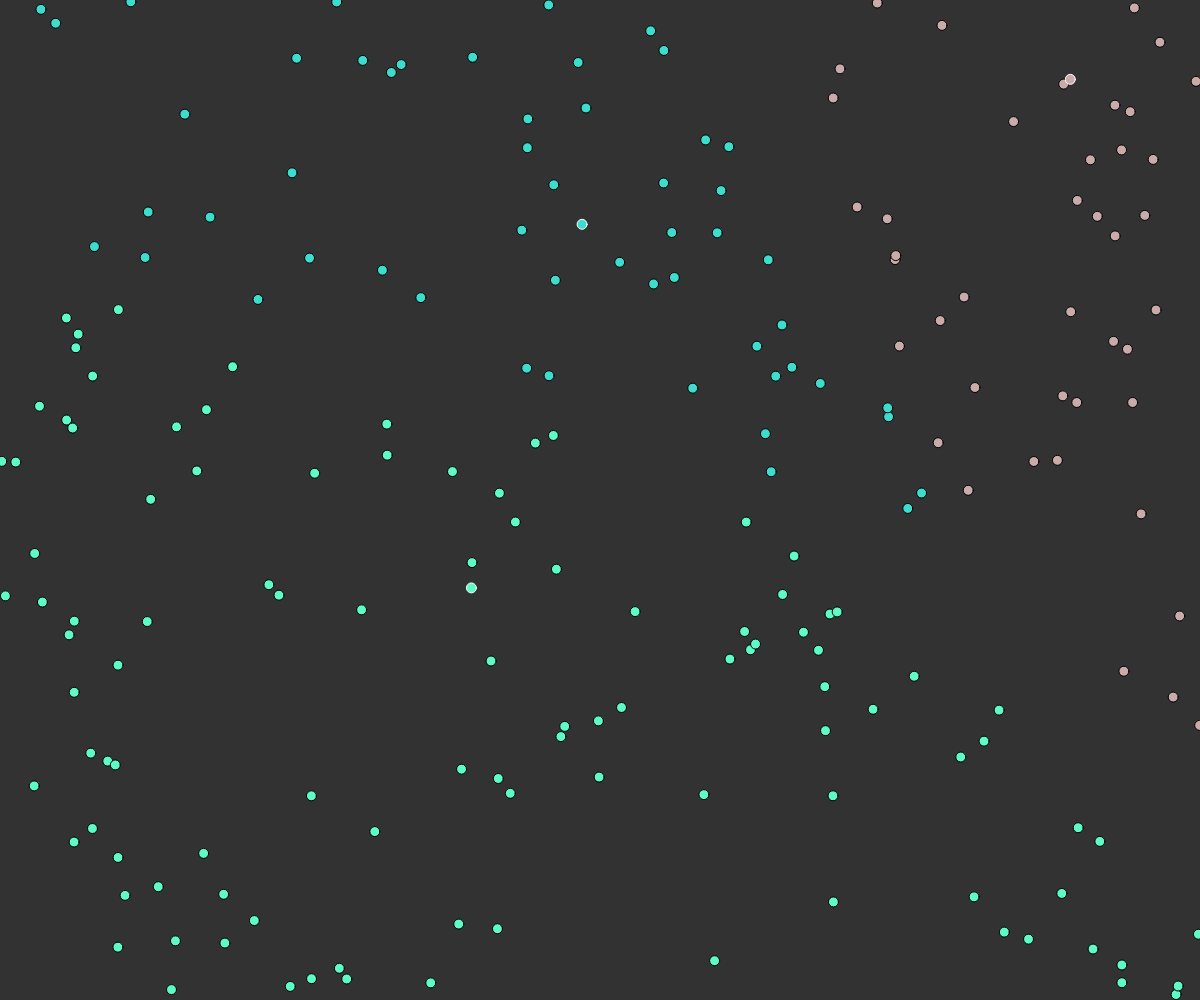
Frame 1 (no input)
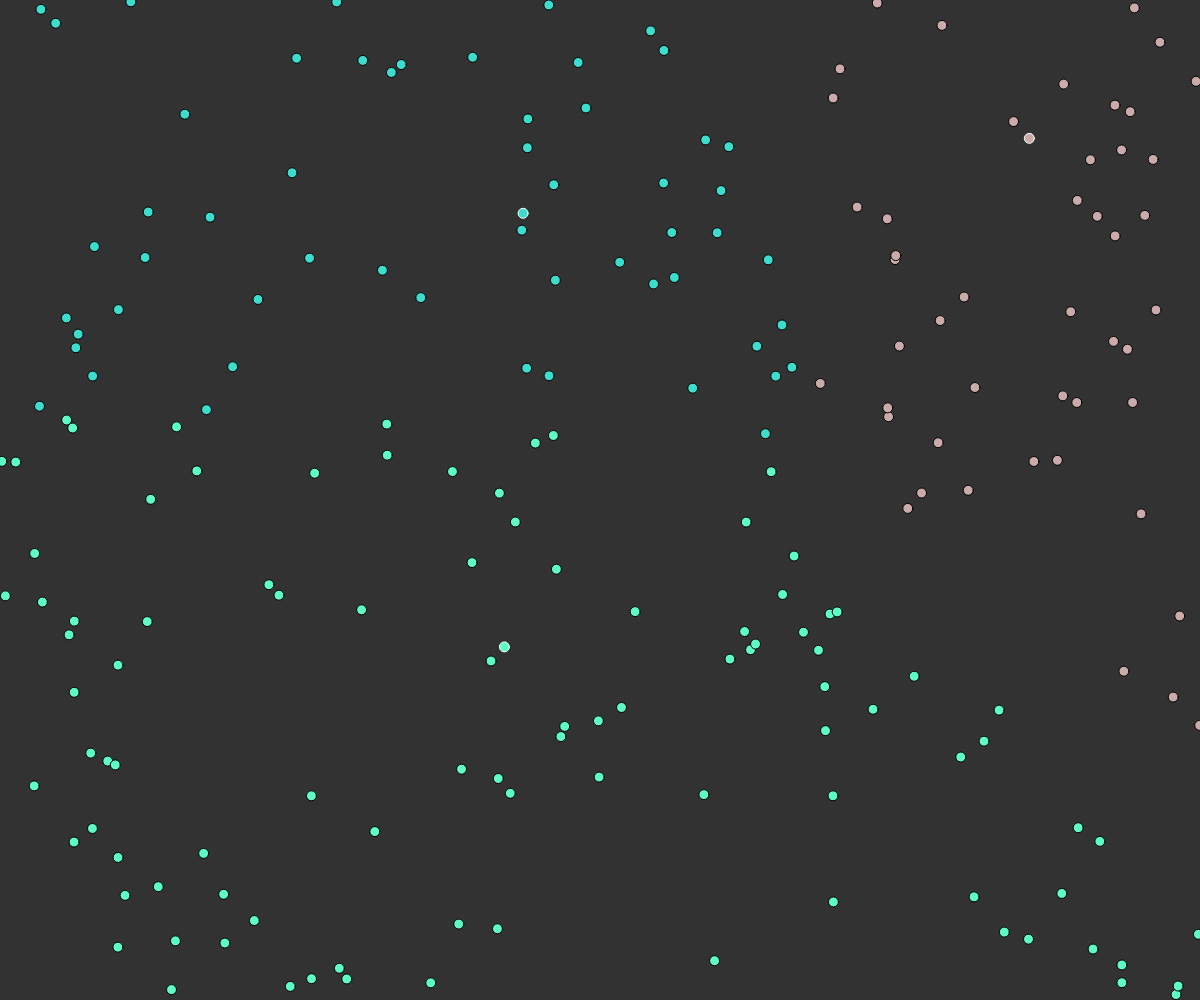
Frame 60 (no input)
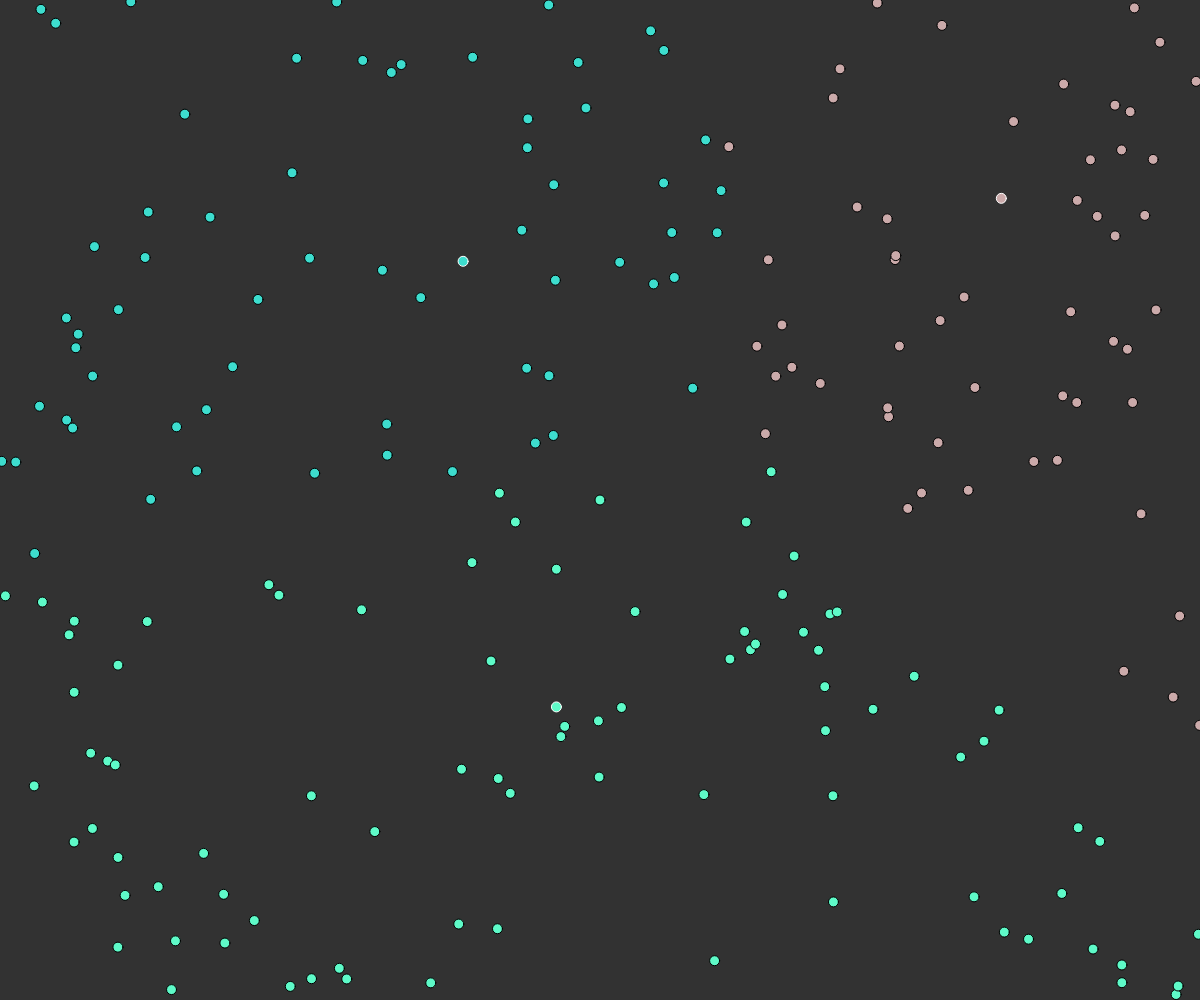
Frame 120 (the mouse pressed at the canvas centre since frame 60)

The p5.js sketch that drew these frames (run headless with seeded random() and noise() and a simulated clock; from frame 60 on, the mouse is pressed at the canvas centre):

// p5.js sketch
// ── sketch.js
let data_points = [];
let classifier_points = [];
let colors = [];
let num_points = 200;
let num_classifiers = 3;



function setup() {
	createCanvas(windowWidth, windowHeight);

  for (let i = 0; i < num_points; i++) {
    data_points.push(createVector(random(width),random(height)));
  }
  for (let i = 0; i < num_classifiers; i++) {
    classifier_points.push(createVector(random(width),random(height)));
    colors.push(color(random(255), random(255), random(255)));
  }

}

function draw() {

  background(50);

  let groups = new Array(classifier_points.length);

  for(let p of data_points){
    let shortest_dist = Infinity;
    let index = 0;
    for(let c of classifier_points){
      let curr_dist = dist(p.x,p.y,c.x,c.y);
      if(curr_dist < shortest_dist){
        shortest_dist = curr_dist;
        index = classifier_points.indexOf(c);
      }
    }
    if(groups[index] == null){groups[index] = []}
    groups[index].push(p)
  }

  for(let i = 0; i < groups.length; i++) {
    let avgV = createVector();
    if(groups[i] == null){continue};
    for(let p of groups[i]){
      avgV.add(p);
    }
    avgV = avgV.div(groups[i].length);
    let dir;
    if(dist(classifier_points[i].x,classifier_points[i].y,avgV.x,avgV.y) < 1){
      dir = classifier_points[i].copy().sub(avgV);
    }
    else{
      dir = get_normalized_dir(classifier_points[i].copy().sub(avgV));
    }
    classifier_points[i].sub(dir)
  }

  show_points(groups);
  show_classifiers(classifier_points);
}


function show_classifiers(arr){
  for (let i = 0; i < arr.length; i++) {
    push()
    fill(colors[i]);
    stroke(255);
    ellipse(arr[i].x, arr[i].y, 10, 10);
    pop()
  }
}

function show_points(groups){
  for (let i = 0; i < groups.length; i++) {
    if(groups[i] == null){continue};
    for(p of groups[i]){
      fill(colors[i]);
      ellipse(p.x, p.y, 10, 10);
    }
  }
}

function mousePressed(){
  data_points.push(createVector(mouseX,mouseY))
}

function get_normalized_dir(vec){
  return createVector(Math.sign(vec.x),Math.sign(vec.y))
}
